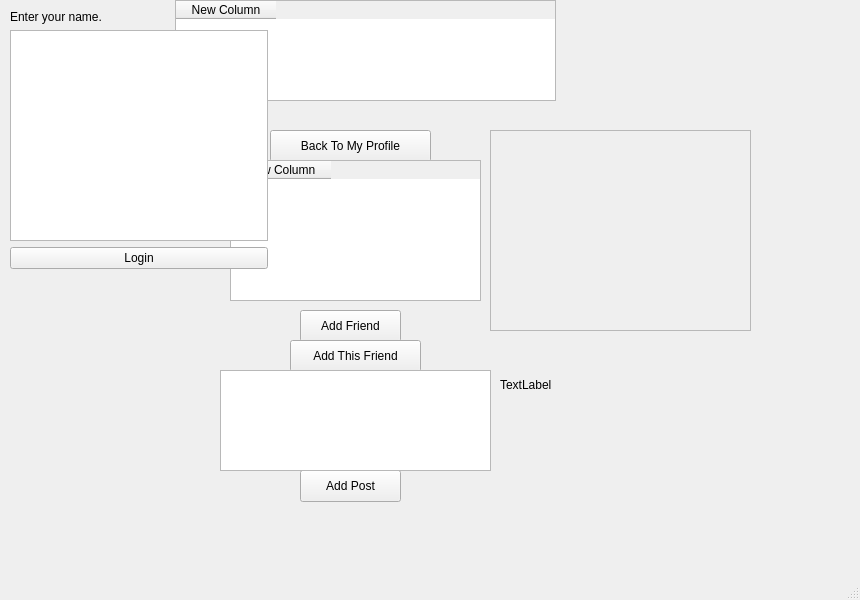
<?xml version="1.0" encoding="UTF-8"?>
<ui version="4.0">
 <class>SocialNetworkWindow</class>
 <widget class="QMainWindow" name="SocialNetworkWindow">
  <property name="enabled">
   <bool>true</bool>
  </property>
  <property name="geometry">
   <rect>
    <x>0</x>
    <y>0</y>
    <width>860</width>
    <height>600</height>
   </rect>
  </property>
  <property name="windowTitle">
   <string>SocialNetworkWindow</string>
  </property>
  <widget class="QWidget" name="centralwidget">
   <widget class="QWidget" name="profileWidget" native="true">
    <property name="geometry">
     <rect>
      <x>110</x>
      <y>-40</y>
      <width>711</width>
      <height>551</height>
     </rect>
    </property>
    <widget class="QLabel" name="profileLabel">
     <property name="geometry">
      <rect>
       <x>180</x>
       <y>410</y>
       <width>191</width>
       <height>101</height>
      </rect>
     </property>
     <property name="text">
      <string>Profile</string>
     </property>
    </widget>
    <widget class="QTableWidget" name="friendsTable">
     <property name="geometry">
      <rect>
       <x>65</x>
       <y>40</y>
       <width>381</width>
       <height>101</height>
      </rect>
     </property>
     <column>
      <property name="text">
       <string>New Column</string>
      </property>
     </column>
    </widget>
    <widget class="QLabel" name="postsLabel">
     <property name="geometry">
      <rect>
       <x>390</x>
       <y>410</y>
       <width>101</width>
       <height>31</height>
      </rect>
     </property>
     <property name="text">
      <string>TextLabel</string>
     </property>
     <property name="wordWrap">
      <bool>true</bool>
     </property>
     <property name="textInteractionFlags">
      <set>Qt::TextInteractionFlag::LinksAccessibleByMouse|Qt::TextInteractionFlag::TextSelectableByMouse</set>
     </property>
    </widget>
    <widget class="QPushButton" name="backToProfileButton">
     <property name="geometry">
      <rect>
       <x>160</x>
       <y>170</y>
       <width>161</width>
       <height>32</height>
      </rect>
     </property>
     <property name="text">
      <string>Back To My Profile</string>
     </property>
    </widget>
    <widget class="QTableWidget" name="suggestionsTable">
     <property name="geometry">
      <rect>
       <x>120</x>
       <y>200</y>
       <width>251</width>
       <height>141</height>
      </rect>
     </property>
     <column>
      <property name="text">
       <string>New Column</string>
      </property>
     </column>
    </widget>
    <widget class="QPushButton" name="addFriendButton">
     <property name="geometry">
      <rect>
       <x>190</x>
       <y>350</y>
       <width>101</width>
       <height>32</height>
      </rect>
     </property>
     <property name="text">
      <string>Add Friend</string>
     </property>
    </widget>
    <widget class="QPushButton" name="addThisFriendButton">
     <property name="geometry">
      <rect>
       <x>180</x>
       <y>380</y>
       <width>131</width>
       <height>32</height>
      </rect>
     </property>
     <property name="text">
      <string>Add This Friend</string>
     </property>
    </widget>
    <widget class="QPushButton" name="addPostButton">
     <property name="geometry">
      <rect>
       <x>190</x>
       <y>510</y>
       <width>101</width>
       <height>32</height>
      </rect>
     </property>
     <property name="text">
      <string>Add Post</string>
     </property>
    </widget>
    <widget class="QScrollArea" name="postsScrollArea">
     <property name="geometry">
      <rect>
       <x>380</x>
       <y>170</y>
       <width>261</width>
       <height>201</height>
      </rect>
     </property>
     <property name="widgetResizable">
      <bool>true</bool>
     </property>
     <widget class="QWidget" name="scrollAreaWidgetContents">
      <property name="geometry">
       <rect>
        <x>0</x>
        <y>0</y>
        <width>259</width>
        <height>199</height>
       </rect>
      </property>
      <widget class="QWidget" name="postsContainer" native="true">
       <property name="geometry">
        <rect>
         <x>0</x>
         <y>-10</y>
         <width>361</width>
         <height>101</height>
        </rect>
       </property>
       <widget class="QWidget" name="verticalLayoutWidget">
        <property name="geometry">
         <rect>
          <x>0</x>
          <y>10</y>
          <width>301</width>
          <height>141</height>
         </rect>
        </property>
        <layout class="QVBoxLayout" name="postsLayout"/>
       </widget>
      </widget>
     </widget>
    </widget>
    <widget class="QTextEdit" name="postInput">
     <property name="geometry">
      <rect>
       <x>110</x>
       <y>410</y>
       <width>271</width>
       <height>101</height>
      </rect>
     </property>
    </widget>
   </widget>
   <widget class="QWidget" name="loginWidget" native="true">
    <property name="enabled">
     <bool>true</bool>
    </property>
    <property name="geometry">
     <rect>
      <x>10</x>
      <y>10</y>
      <width>258</width>
      <height>259</height>
     </rect>
    </property>
    <layout class="QVBoxLayout" name="verticalLayout">
     <item>
      <widget class="QLabel" name="loginPromptLabel">
       <property name="text">
        <string>Enter your name.</string>
       </property>
      </widget>
     </item>
     <item>
      <widget class="QTextEdit" name="nameInput">
       <property name="enabled">
        <bool>true</bool>
       </property>
       <property name="html">
        <string>&lt;!DOCTYPE HTML PUBLIC &quot;-//W3C//DTD HTML 4.0//EN&quot; &quot;http://www.w3.org/TR/REC-html40/strict.dtd&quot;&gt;
&lt;html&gt;&lt;head&gt;&lt;meta name=&quot;qrichtext&quot; content=&quot;1&quot; /&gt;&lt;meta charset=&quot;utf-8&quot; /&gt;&lt;style type=&quot;text/css&quot;&gt;
p, li { white-space: pre-wrap; }
hr { height: 1px; border-width: 0; }
li.unchecked::marker { content: &quot;\2610&quot;; }
li.checked::marker { content: &quot;\2612&quot;; }
&lt;/style&gt;&lt;/head&gt;&lt;body style=&quot; font-family:'.AppleSystemUIFont'; font-size:13pt; font-weight:400; font-style:normal;&quot;&gt;
&lt;p style=&quot;-qt-paragraph-type:empty; margin-top:0px; margin-bottom:0px; margin-left:0px; margin-right:0px; -qt-block-indent:0; text-indent:0px;&quot;&gt;&lt;br /&gt;&lt;/p&gt;&lt;/body&gt;&lt;/html&gt;</string>
       </property>
      </widget>
     </item>
     <item>
      <widget class="QPushButton" name="loginButton">
       <property name="enabled">
        <bool>true</bool>
       </property>
       <property name="text">
        <string>Login</string>
       </property>
      </widget>
     </item>
    </layout>
   </widget>
  </widget>
  <widget class="QMenuBar" name="menubar">
   <property name="geometry">
    <rect>
     <x>0</x>
     <y>0</y>
     <width>860</width>
     <height>37</height>
    </rect>
   </property>
  </widget>
  <widget class="QStatusBar" name="statusbar"/>
 </widget>
 <resources/>
 <connections/>
</ui>
